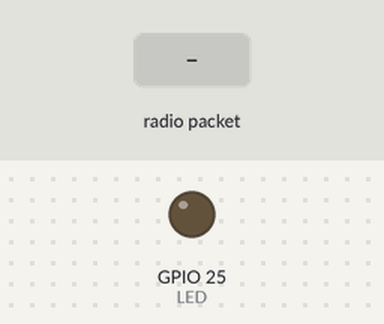
Bench run of a sketch on a simulated ESP32. Shown: output pins drawn as LEDs (lit = HIGH). The test bench sets the inputs (shaded band). No radio packets arrive unless stated; what the sketch prints to the serial monitor is not drawn.

Above: at 1.2 s.
1.3 s: radio packet "1" arrives
At 1.7 s:
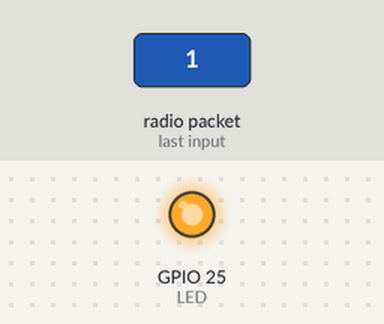
Timing chart, 0 to 4.3 s (numbered marks = the images above; inputs shaded):
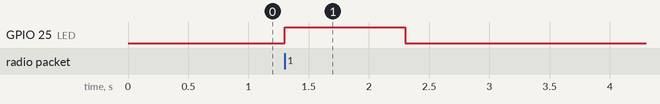

The sketch:

CANSAT2023_MAGNET-IITA_RX.ino
```cpp
/*********
  Modified from the examples of the Arduino LoRa library
  More resources: https://randomnerdtutorials.com

  Adaptado por Matias Graiño LU9CBL, LU1CJM, LU1AET, LU6APA
  23/05/2022 adecuaciones LU6APA
  27/05/2022 adecuaciones LU6APA
  28/03/2023 adecuaciones LU6APA y LU4BA
*********/

#include <SPI.h>
#include <LoRa.h>

char Version[] = "v2.6 - 15/03/2023";

//Defino los pines a ser usados por el modulo transceptor LoRa
#define CS    18      // Pin de CS del módulo LoRa
#define RST   14      // Pin de Reset del módulo LoRa
#define IRQ   7      // Pin del IRQ del módulo LoRa
#define LED   25     // Pin del LED onboard

#define SERIAL_BAUDRATE   115200    // Velocidad del Puerto Serie

// Configuraciones del módulo LoRa. Tener en cuenta que esta configuración debe ser igual en el Rx!
// 433E6 for Asia
// 866E6 for Europe
// 915E6 for North America
// 915E6 to 928E3 for Argentina
#define LORA_FREQUENCY      915000000  // Frecuencia en Hz a la que se quiere transmitir.
#define LORA_SYNC_WORD      0xF3       // Byte value to use as the sync word, defaults to 0x12
#define LORA_POWER          17         // TX power in dB, defaults to 17. Supported values are 2 to 20 for PA_OUTPUT_PA_BOOST_PIN, and 0 to 14 for PA_OUTPUT_RFO_PIN.
#define LORA_SPREAD_FACTOR  7          // Spreading factor, defaults to 7. Supported values are between 6 and 12 (En Argentina se puede utilizar entre 7 a 10)
#define LORA_SIG_BANDWIDTH  125E3      // Signal bandwidth in Hz, defaults to 125E3. Supported values are 7.8E3, 10.4E3, 15.6E3, 20.8E3, 31.25E3, 41.7E3, 62.5E3, 125E3, 250E3, and 500E3
#define LORA_CODING_RATE    5          // Denominator of the coding rate, defaults to 5. Supported values are between 5 and 8, these correspond to coding rates of 4/5 and 4/8. The coding rate numerator is fixed at 4.

double bitRate;


void setup()
{
  // Set Led onboard con Output
  pinMode(LED, OUTPUT);

  //Incializo el Serial Monitor
  Serial.begin(SERIAL_BAUDRATE);

  while (!Serial)
  {
    // Mientras el COM no esté disponible el LED onbooard encendido
    digitalWrite(LED, HIGH);
  }

  // Apaga el LED si se conecta al COM
  digitalWrite(LED, LOW);

  Serial.println("LoRa Receiver");

  // Inicializar módulo LoRa
  LoRa.setPins(CS, RST, IRQ);
  while (!LoRa.begin(LORA_FREQUENCY))
  {
    Serial.println(".");
    delay(500);
  }

  // Change sync word (0xF3) to match the receiver
  // The sync word assures you don't get LoRa messages from other LoRa transceivers
  // ranges from 0-0xFF
  LoRa.setSyncWord(LORA_SYNC_WORD);
  LoRa.setTxPower(LORA_POWER);
  LoRa.setSpreadingFactor(LORA_SPREAD_FACTOR);
  LoRa.setSignalBandwidth(LORA_SIG_BANDWIDTH);
  LoRa.setCodingRate4(LORA_CODING_RATE);

  // Calculo del BitRate = (SF * (BW / 2 ^ SF)) * (4.0 / CR)
  bitRate = (LORA_SPREAD_FACTOR * (LORA_SIG_BANDWIDTH / pow(2, LORA_SPREAD_FACTOR))) * (4.0 / LORA_CODING_RATE);

  Serial.println("LoRa Initializing OK!");
}


void loop()
{
  // Version v2.6 - 15/03/2023
  // LoRa BitRate: 5468.75 bps
  // Telemetria RAW Recibida 530,1014.66,1014.56,0.81,22.15
  // Packet Number: 530
  // Presion Base: 1014.66
  // Presion Absoluta: 1014.56
  // Altura: 0.81
  // Temperatura: 22.15
  // Nivel de señal [RSSI]: -45
  // =====================================================================

  // Trato de parsear el paquete
  int packetSize = LoRa.parsePacket();

  if (packetSize)
  {
    // Encender LED onboard
    digitalWrite(LED, HIGH);

    // Paquete recibido
    // Lectura del paquete
    while (LoRa.available())
    {
      String LoRaData = LoRa.readString();
      // Serial.println(LoRaData);

      //Serial.print("RX - Version ");
      //Serial.println(Version);

      //Serial.print("LoRa BitRate: ");
      //Serial.print(bitRate);
      //Serial.println(" bps");

      //Serial.print("Telemetria RAW Recibida ");
      //Serial.println(LoRaData);

      int indicador1 = LoRaData.indexOf(',');
      String pktNumber = LoRaData.substring(0, indicador1);
      //Serial.print("Packet Number: ");
      //Serial.println(pktNumber);

      int indicador2 = LoRaData.indexOf(',', indicador1+1);
      String presionBase = LoRaData.substring(indicador1+1, indicador2);
      //Serial.print("Presion Base: ");
      //Serial.println(presionBase);

      int indicador3 = LoRaData.indexOf(',', indicador2+1);
      String presionAbsoluta = LoRaData.substring(indicador2+1, indicador3);
      //Serial.print("Presion Absoluta: ");
      //Serial.println(presionAbsoluta);

      int indicador4 = LoRaData.indexOf(',', indicador3+1);
      String altura = LoRaData.substring(indicador3+1, indicador4);
      //Serial.print("Altura: ");
      //Serial.println(altura);

      int indicador5 = LoRaData.indexOf(',', indicador4+1);
      String temperatura = LoRaData.substring(indicador4+1, indicador5);
      //Serial.print("Temperatura: ");
      //Serial.println(temperatura);

      int indicador6 = LoRaData.indexOf(',', indicador5+1);
      String MagneX = LoRaData.substring(indicador5+1, indicador6);

      int indicador7 = LoRaData.indexOf(',', indicador6+1);
      String MagneY = LoRaData.substring(indicador6+1, indicador7);

      int indicador8 = LoRaData.indexOf(',', indicador7+1);
      String MagneZ = LoRaData.substring(indicador7+1, indicador8);

      // Message to print in Serial port
    //Serial.println("[Packet Number],[Presion Base],[Presion Absoluta],[Altura],[Temperatura],");
      Serial.println(pktNumber + "," + presionBase + "," + presionAbsoluta + "," + altura + "," + temperatura + "," + MagneX + "," + MagneY + "," + MagneZ);
    }

    // Nivel de señal RSSI del paquete
    //Serial.print("Nivel de señal [RSSI]: ");
    //Serial.println(LoRa.packetRssi());
    //Serial.println("=====================================================================");


    // Apagar LED onboard
    digitalWrite(LED, LOW);
  }
}
```

Measured:
- after the input at 1.3 s, GPIO 25 (LED): LOW → HIGH at once, → LOW 1.0 s later
